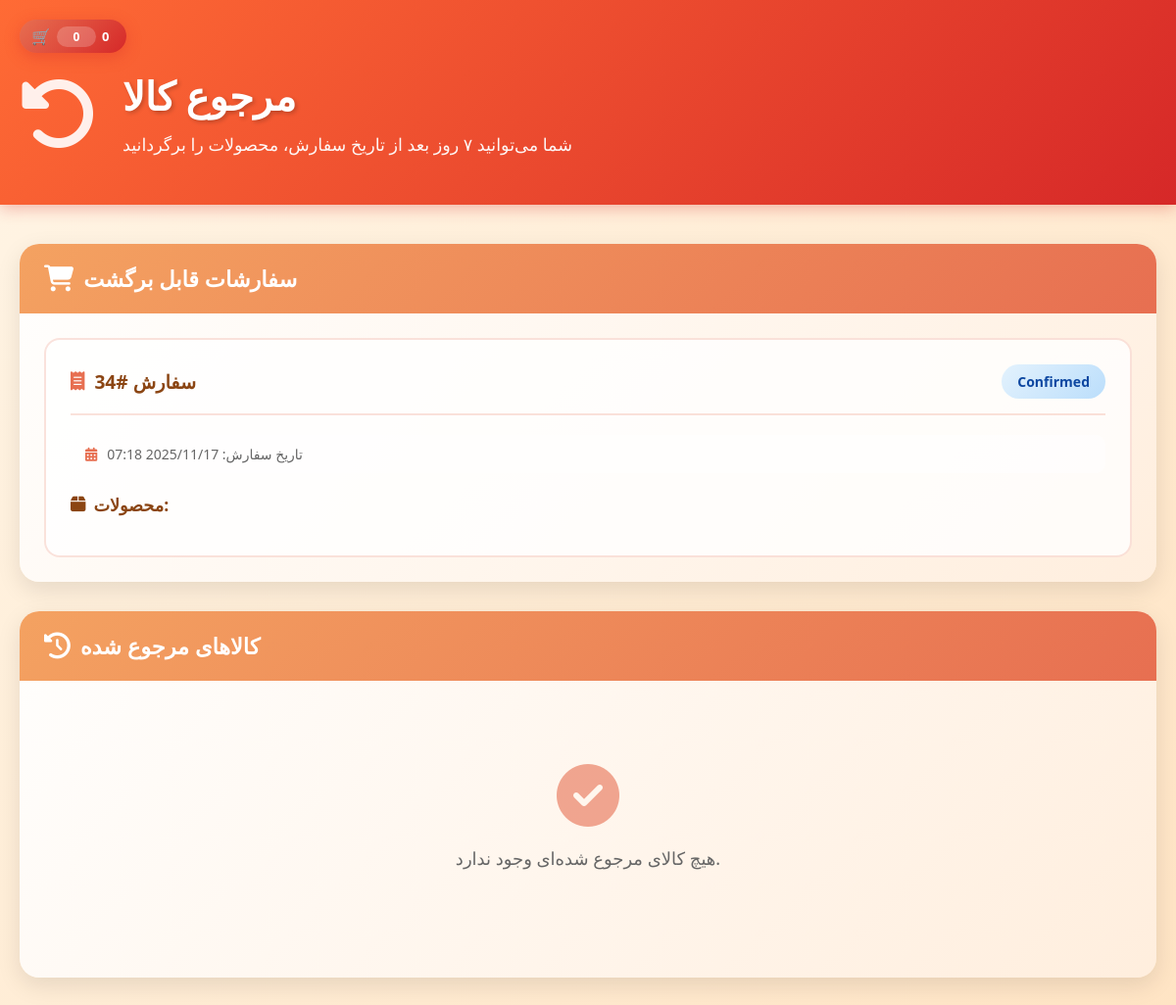
The app's page /return_product/ (signed in) with its own data.
### order/models.py (models this page shows, shortened)
class Order(models.Model):
    order_status = models.CharField(max_length=100, choices=[
        ('pending', 'Pending'),
        ('confirmed', 'Confirmed'),
        ('shipped', 'Shipped'),
        ('delivered', 'Delivered'),
        ('cancelled', 'Cancelled'),
        ('returned', 'Returned')], default='pending'
    )
    buyer = models.ForeignKey(ShopUser, related_name='orders', on_delete=models.SET_NULL, null=True)
    first_name = models.CharField(max_length=50)
    last_name = models.CharField(max_length=50)
    phone = models.CharField(max_length=11)
    email = models.EmailField()
    city = models.CharField(max_length=100)
    province = models.CharField(max_length=100)
    address = models.CharField(max_length=250)
    postal_code = models.CharField(max_length=20)
    created = models.DateTimeField(auto_now_add=True)
    updated = models.DateTimeField(auto_now=True)
    paid = models.BooleanField(default=False)
    return_reason = models.TextField(blank=True, null=True)
    class Meta:
        ordering = ['-created']
        indexes = [models.Index(fields=['-created'])]

### shop/views.py (the view, shortened to what this page needs)
# urls.py: path('return_product/', views.return_product_by_user, name='return_product'),
@login_required
def return_product_by_user(request):
    form = ReturnProductForm()
    seven_days_ago = timezone.now() - timedelta(days=7)
    eligible_orders = Order.objects.filter(
        buyer=request.user,
        paid=True,
        created__lte=seven_days_ago,
        order_status__in=['pending', 'confirmed']  # Fixed: Only pending/confirmed orders can be returned
    ).prefetch_related('items__product')
    returned_orders = Order.objects.filter(
        buyer=request.user,
        order_status='returned'
    ).prefetch_related('items__product').order_by('-updated')
    context = {
        'form': form,
        'eligible_orders': eligible_orders,
        'returned_orders': returned_orders,
    }
    return render(request, 'shop/return_product.html', context)

### cart/cart.py (called while the page is built)
    def __len__(self):
        return sum(item['quantity'] for item in self.cart.values())

    def get_total_price(self):
        return sum((item['price']) * item['quantity'] for item in self.cart.values())

### cart/context_processor.py (called while the page is built)
def cart(request):
    return {'cart': Cart(request)}

### shop/templates/shop/return_product.html (shortened to what this page needs)
{% extends 'parent/base.html' %}
{% load static %}
{% block content %}
<link rel="stylesheet" href="{% static 'css/return_product.css' %}">
<link rel="stylesheet" href="https://cdnjs.cloudflare.com/ajax/libs/font-awesome/6.5.1/css/all.min.css" />
<div class="return-header">
    <div class="return-header-content">
        <div class="return-icon">
            <i class="fas fa-undo-alt"></i>
        </div>
        <div>
            <h1 class="return-title">مرجوع کالا</h1>
            <p class="return-subtitle">شما می‌توانید ۷ روز بعد از تاریخ سفارش، محصولات را برگردانید</p>
        </div>
    </div>
</div>
<div class="return-container">
    <div class="return-card">
        <div class="card-header">
            <h2><i class="fas fa-shopping-cart"></i> سفارشات قابل برگشت</h2>
        </div>
        <div class="card-body">
            {% if eligible_orders %}
                <div class="orders-grid">
                    {% for order in eligible_orders %}
                        <div class="order-card">
                            <div class="order-header">
                                <div class="order-id">
                                    <i class="fas fa-receipt"></i>
                                    <span>سفارش #{{ order.id }}</span>
                                </div>
                                <div class="order-status-badge status-{{ order.order_status }}">
                                    {{ order.get_order_status_display }}
                                </div>
                            </div>
                            <div class="order-info">
                                <div class="info-row">
                                    <i class="fas fa-calendar-alt"></i>
                                    <span>تاریخ سفارش: {{ order.created|date:"Y/m/d H:i" }}</span>
                                </div>
                            </div>
                            <div class="order-items">
                                <h4><i class="fas fa-box"></i> محصولات:</h4>
                            </div>
                        </div>
                    {% endfor %}
                </div>
            {% endif %}
        </div>
    </div>
    <div class="return-card returned-card">
        <div class="card-header">
            <h2><i class="fas fa-history"></i> کالاهای مرجوع شده</h2>
        </div>
        <div class="card-body">
            {% if returned_orders %}
                <div class="returned-table-container">
                    <table class="returned-table">
                        <thead>
                            <tr>
                                <th><i class="fas fa-hashtag"></i> شناسه سفارش</th>
                                <th><i class="fas fa-calendar"></i> تاریخ سفارش</th>
                                <th><i class="fas fa-clock"></i> تاریخ بازگشت</th>
                                <th><i class="fas fa-info-circle"></i> وضعیت</th>
                                <th><i class="fas fa-box"></i> محصولات</th>
                                <th><i class="fas fa-comment"></i> علت مرجوع</th>
                            </tr>
                        </thead>
                        <tbody>
                            {% for order in returned_orders %}
                                <tr>
                                    <td class="order-id-cell">#{{ order.id }}</td>
                                    <td>{{ order.created|date:"Y/m/d H:i" }}</td>
                                    <td>{{ order.updated|date:"Y/m/d H:i" }}</td>
                                    <td>
                                        <span class="status-badge status-returned">
                                            {{ order.get_order_status_display }}
                                        </span>
                                    </td>
                                    <td>
                                        <div class="returned-products">
                                            {% for item in order.items.all %}
                                                <div class="returned-product-item">
                                                    {% if item.product.images.first %}
                                                        <img src="{{ item.product.images.first.image.url }}" alt="{{ item.product.name }}" class="product-thumb">
                                                    {% endif %}
                                                    <span>{{ item.product.name }} <strong>({{ item.quantity }})</strong></span>
                                                </div>
                                            {% endfor %}
                                        </div>
                                    </td>
                                    <td class="reason-cell">
                                        <div class="reason-text">
                                            <i class="fas fa-quote-right"></i>
                                            {{ order.return_reason|default:"-" }}
                                        </div>
                                    </td>
                                </tr>
                            {% endfor %}
                        </tbody>
                    </table>
                </div>
            {% else %}
                <div class="empty-state">
                    <i class="fas fa-check-circle"></i>
                    <p>هیچ کالای مرجوع شده‌ای وجود ندارد.</p>
                </div>
            {% endif %}
        </div>
    </div>
</div>
{% endblock %}

### shop/static/css/base.css (style rules this page uses)
body { margin: 0; padding: 0; background: linear-gradient(135deg, #FFF5E6 0%, #FFE4C4 100%); font-family: 'Segoe UI', Tahoma, Geneva, Verdana, sans-serif; min-height: 100vh; }

### shop/static/css/return_product.css (style rules this page uses)
.return-header { background: linear-gradient(135deg, #FF6B35 0%, #D62828 100%); padding: 60px 20px 40px; margin-bottom: 40px; box-shadow: 0 4px 15px rgba(214, 40, 40, 0.3); color: white; }
.return-header-content { max-width: 1200px; margin: 0 auto; display: flex; align-items: center; gap: 25px; }
.return-icon { font-size: 80px; color: rgba(255, 255, 255, 0.9); }
.return-title { margin: 0 0 10px 0; font-size: 2.5em; font-weight: 700; text-shadow: 2px 2px 4px rgba(0, 0, 0, 0.2); }
.return-subtitle { margin: 0; font-size: 1.1em; opacity: 0.95; }
.return-container { max-width: 1200px; margin: 0 auto 50px; padding: 0 20px; display: flex; flex-direction: column; gap: 30px; }
.return-card { background: linear-gradient(135deg, rgba(255, 255, 255, 0.95) 0%, rgba(255, 239, 224, 0.9) 100%); border-radius: 20px; box-shadow: 0 8px 25px rgba(0, 0, 0, 0.1); overflow: hidden; transition: transform 0.3s ease, box-shadow 0.3s ease; }
.card-header { background: linear-gradient(135deg, #F4A261 0%, #E76F51 100%); padding: 20px 25px; color: white; }
.card-header h2 { margin: 0; font-size: 1.4em; font-weight: 700; display: flex; align-items: center; gap: 10px; }
.card-header h2 i { font-size: 1.2em; }
.card-body { padding: 25px; }
.orders-grid { display: grid; gap: 25px; }
.order-card { background: rgba(255, 255, 255, 0.8); border-radius: 16px; padding: 25px; border: 2px solid rgba(231, 111, 81, 0.2); transition: all 0.3s ease; }
.order-header { display: flex; justify-content: space-between; align-items: center; margin-bottom: 20px; padding-bottom: 15px; border-bottom: 2px solid rgba(231, 111, 81, 0.2); }
.order-id { display: flex; align-items: center; gap: 10px; font-size: 1.2em; font-weight: 700; color: #8B4513; }
.order-id i { color: #E76F51; }
.order-status-badge { padding: 8px 16px; border-radius: 20px; font-weight: 600; font-size: 14px; }
.status-confirmed { background: linear-gradient(135deg, #E3F2FD 0%, #BBDEFB 100%); color: #0D47A1; }
.order-info { margin-bottom: 20px; }
.info-row { display: flex; align-items: center; gap: 10px; padding: 10px 15px; background: rgba(255, 255, 255, 0.6); border-radius: 10px; color: #666; font-size: 14px; }
.info-row i { color: #E76F51; }
.order-items h4 { margin: 0 0 15px 0; color: #8B4513; font-size: 1.1em; display: flex; align-items: center; gap: 8px; }
.empty-state { text-align: center; padding: 60px 20px; color: #8B4513; }
.empty-state i { font-size: 64px; color: #E76F51; margin-bottom: 20px; opacity: 0.6; }
.empty-state p { font-size: 18px; margin: 0 0 25px 0; color: #666; }
.returned-card { grid-column: 1 / -1; }

### records on screen
Order: id "34", order_status "Confirmed", created "2025/11/17 07:18"

### other values on screen
{{ item_count }} "0"
{{ cart.get_total_price }} "0"
